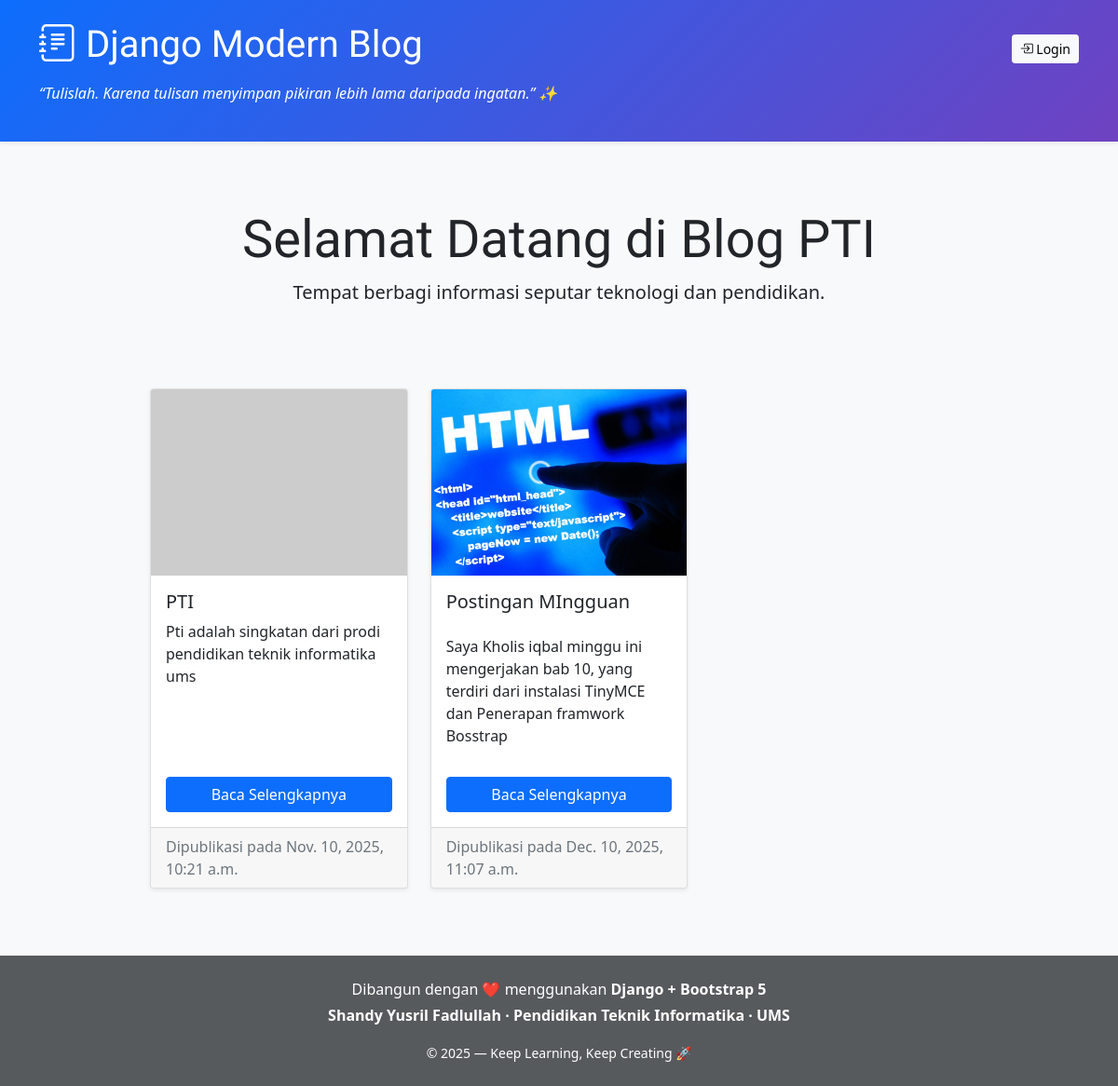
Before: / with the older database file.
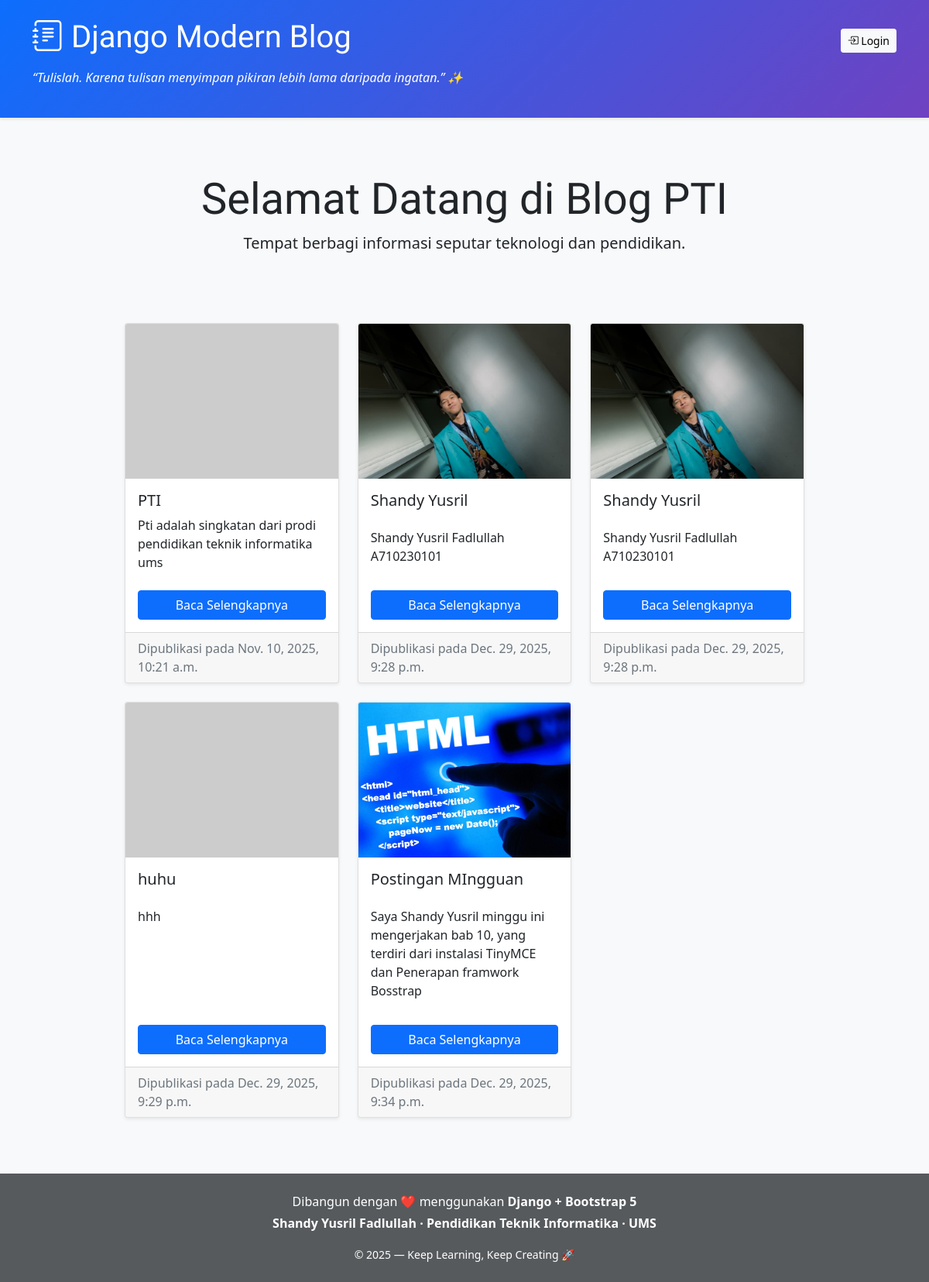
After: the same page with the newer database file.
### blog/models.py (models this page shows, shortened)
class Post(models.Model):
    author = models.ForeignKey(settings.AUTH_USER_MODEL, on_delete=models.CASCADE)
    title = models.CharField(max_length=200)
    text = HTMLField()
    created_date = models.DateTimeField(default=timezone.now)
    published_date = models.DateTimeField(blank=True, null=True)
    header_image = models.ImageField(upload_to='post_images/', blank=True, null=True)

### blog/views.py (the view)
# urls.py: path('', views.post_list, name='post_list'),
def post_list(request):
    posts = Post.objects.filter(published_date__lte=timezone.now()).order_by('published_date')
    return render(request, 'blog/post_list.html', {'posts': posts})

### blog/templates/blog/post_list.html
{% extends 'blog/base.html' %}
{% block content %}
<div class="hero-section text-center p-5 mb-4">
    <div class="container">
        <h1 class="display-4">Selamat Datang di Blog PTI</h1>
        <p class="lead">Tempat berbagi informasi seputar teknologi dan pendidikan.</p>
    </div>
</div>
<div class="container">
    <div class="row">
        {% for post in posts %}
        <div class="col-md-6 col-lg-4 mb-4">
            <div class="card h-100 shadow-sm">
                {% if post.header_image %}
                    <img src="{{ post.header_image.url }}" class="card-img-top" alt="{{ post.title }}" style="height: 200px; object-fit: cover;">
                {% else %}
                    <img src="[https://placehold.co/600x400/eeeeee/cccccc?text=No+Image](https://placehold.co/600x400/eeeeee/cccccc?text=No+Image)" class="card-img-top" alt="No Image" style="height: 200px; object-fit: cover;">
                {% endif %}
                <div class="card-body d-flex flex-column">
                    <h5 class="card-title">{{ post.title }}</h5>
                    <p class="card-text">
                        {{ post.text|safe|truncatewords:20 }}
                    </p>
                    <a href="{% url 'post_detail' pk=post.pk %}" class="btn btn-primary mt-auto">Baca Selengkapnya</a>
                </div>
                <div class="card-footer text-muted">
                    Dipublikasi pada {{ post.published_date }}
                </div>
            </div>
        </div>
        {% empty %}
            <p>Belum ada postingan.</p>
        {% endfor %}
    </div>
</div>
{% endblock %}

### blog/templates/blog/base.html (shortened to what this page needs)
{% load static %}
<!DOCTYPE html>
<html>
<head>
    <link rel="stylesheet" href="https://cdn.jsdelivr.net/npm/bootstrap@5.1.3/dist/css/bootstrap.min.css">
    <link rel="stylesheet" href="https://cdn.jsdelivr.net/npm/bootstrap-icons@1.11.1/font/bootstrap-icons.css">
    <link rel="stylesheet" href="{% static 'css/blog.css' %}">
</head>
<body class="bg-light">
    <header class="py-4 mb-4 shadow-sm fade-in" style="background: linear-gradient(135deg,#0d6efd,#6f42c1);">
        <div class="container text-white">
            <div class="d-flex justify-content-between align-items-center">
                <h1 class="title-anim" style="font-family:Lobster;">
                    <a href="/" class="text-white text-decoration-none">
                        <i class="bi bi-journal-text"></i> Django Modern Blog
                    </a>
                </h1>
                <div>
                    {% if user.is_authenticated %}
                        <a href="{% url 'post_new' %}" class="btn btn-warning btn-sm me-2">
                            <i class="bi bi-pencil-square"></i> Tulis Post
                        </a>
                        <span class="me-2">Halo, <b>{{ user.username }}</b> 👋</span>
                        <a href="{% url 'logout' %}" class="btn btn-outline-light btn-sm">
                            <i class="bi bi-box-arrow-right"></i> Logout
                        </a>
                    {% else %}
                        <a href="{% url 'login' %}" class="btn btn-light btn-sm">
                            <i class="bi bi-box-arrow-in-right"></i> Login
                        </a>
                    {% endif %}
                </div>
            </div>
            <p class="mt-2 fst-italic">
                “Tulislah. Karena tulisan menyimpan pikiran lebih lama daripada ingatan.” ✨
            </p>
        </div>
    </header>
    <main class="container fade-in">
        <div class="row">
            <div class="col-md-10 mx-auto">
                {% block content %}
                {% endblock %}
            </div>
        </div>
    </main>
    <footer class="text-center text-white mt-5 glass-footer">
        <div class="container p-4">
            <p class="mb-1">
                Dibangun dengan ❤️ menggunakan <b>Django + Bootstrap 5</b>
            </p>
            <p class="fw-bold">
                Shandy Yusril Fadlullah · Pendidikan Teknik Informatika · UMS
            </p>
            <small>&copy; 2025 — Keep Learning, Keep Creating 🚀</small>
        </div>
    </footer>
</body>
</html>

### blog/static/css/blog.css (style rules this page uses)
h1, h2, h3, h4 { font-family: 'Lobster', cursive; }

### blog/templates/blog/base.html (style rules this page uses)
.glass-footer { background: rgba(33, 37, 41, 0.75); backdrop-filter: blur(7px); }
.fade-in { animation: fade .8s ease-in-out; }

Changed rows visible on the page:
added Post: header_image (picture), title "Shandy Yusril", text "Shandy Yusril Fadlullah A710230101", published_date "Dec. 29, 2025, 9:28 p.m."
added Post: header_image (picture), title "Shandy Yusril", text "Shandy Yusril Fadlullah A710230101", published_date "Dec. 29, 2025, 9:28 p.m."
added Post: title "huhu", text "hhh", published_date "Dec. 29, 2025, 9:29 p.m."
changed Post "Postingan MIngguan": text "Saya Kholis iqbal minggu ini mengerjakan bab 10, yang terdiri dari instalasi TinyMCE dan Penerapan framwork Bosstrap" → "Saya Shandy Yusril minggu ini mengerjakan bab 10, yang terdiri dari instalasi TinyMCE dan Penerapan framwork Bosstrap"; published_date "Dec. 10, 2025, 11:07 a.m." → "Dec. 29, 2025, 9:34 p.m."
